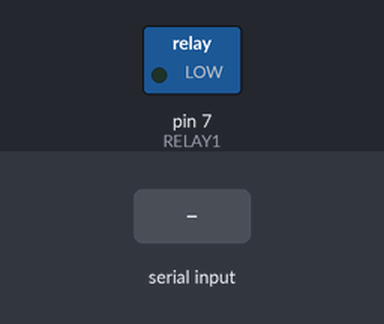
A sketch run on a simulated Arduino Uno, built with avr-gcc and run on an emulated ATmega328P. Shown: switched loads named in the sketch (green lamp = pin HIGH). The inputs (shaded band) are chosen by the test bench.

Above: at 1.2 s.
1.3 s: "1" received over Serial
At 1.9 s:
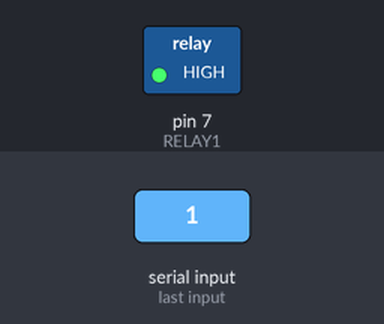
2.8 s: "0" received over Serial
At 4.2 s:
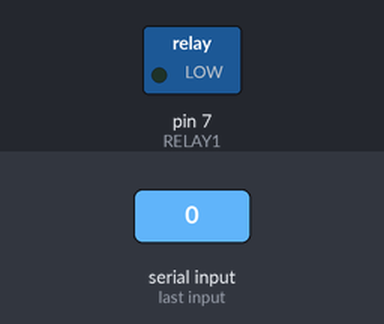
Timing chart, 0 to 5.8 s (numbered marks = the images above; inputs shaded):
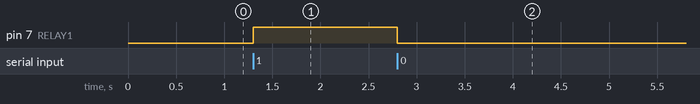

Measured:
- after the input at 1.3 s, pin 7 (RELAY1): LOW → HIGH at once
- after the input at 2.8 s, pin 7 (RELAY1): HIGH → LOW at once

The sketch:

home_automation.ino
```cpp
#define RELAY1 7

void setup() {
  Serial.begin(9600);
  pinMode(RELAY1, OUTPUT);
}

void loop() {
  if (Serial.available()) {
    char data = Serial.read();

    if (data == '1') {
      digitalWrite(RELAY1, HIGH);
    }
    else if (data == '0') {
      digitalWrite(RELAY1, LOW);
    }
  }
}
```
